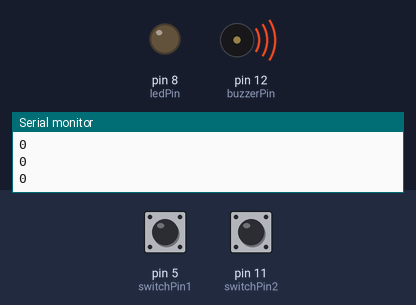
A sketch run on a simulated Arduino Uno, built with avr-gcc and run on an emulated ATmega328P. Shown: output pins drawn as LEDs (lit = HIGH), buzzer (waves = sounding, pin HIGH), the last lines printed to the serial monitor. The inputs (shaded band) are chosen by the test bench; at power-on: pin 5 (switchPin1) HIGH, pin 11 (switchPin2) LOW.

Above: at 2.8 s.
2.9 s: pin 5 (switchPin1) pulled LOW for 1.2 s
At 6.1 s:
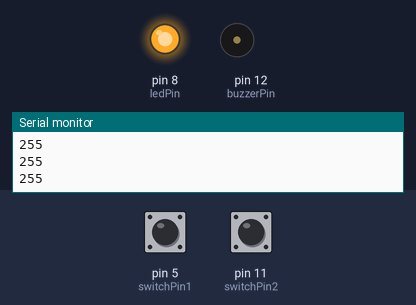
6.4 s: pin 11 (switchPin2) pulled HIGH for 1.2 s
At 7.3 s:
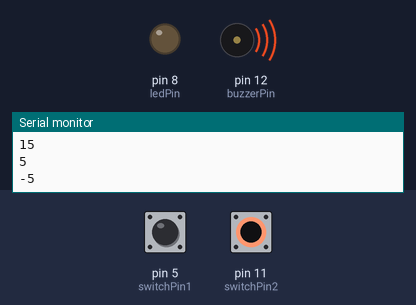
10.0 s: pin 5 (switchPin1) pulled LOW for 3.2 s
At 11.3 s:
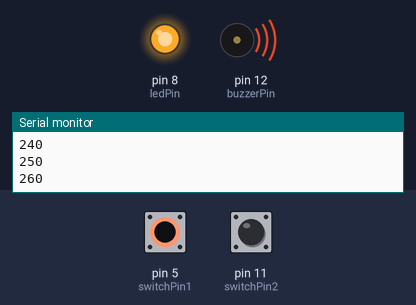
14.7 s: pin 11 (switchPin2) pulled HIGH for 3.2 s
At 15.6 s:
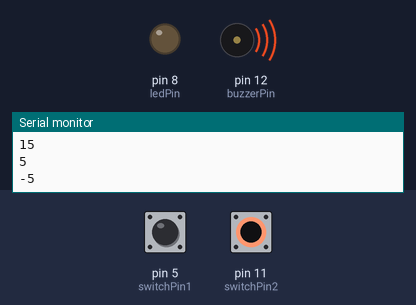
Timing chart, 0 to 17.7 s (numbered marks = the images above; inputs shaded):
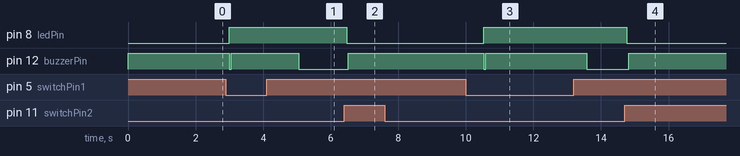

Measured:
- after the input at 2.9 s, pin 8 (ledPin): LOW → HIGH after 0.10 s; pin 12 (buzzerPin): HIGH → LOW after 0.10 s, → HIGH 0.06 s later, → LOW 2.0 s later
- after the input at 6.4 s, pin 8 (ledPin): HIGH → LOW after 0.07 s; pin 12 (buzzerPin): LOW → HIGH after 0.12 s
- after the input at 10.0 s, pin 8 (ledPin): LOW → HIGH after 0.53 s; pin 12 (buzzerPin): HIGH → LOW after 0.52 s, → HIGH 0.06 s later, → LOW 3.0 s later
- after the input at 14.7 s, pin 8 (ledPin): HIGH → LOW after 0.07 s; pin 12 (buzzerPin): LOW → HIGH after 0.12 s

The sketch:

switch_control.ino
```cpp
int ledPin=8;// use pin wth the sign in front
int ledBright=0;
int buzzerPin=12;
int timeDelay=1000;
int switchPin1=5;// a digital read PIn port
int switchPin2=11;
int switchVal1;
int switchVal2;
void setup() {
  // put your setup code here, to run once:
Serial.begin(9600);
pinMode(ledPin,OUTPUT);
pinMode(switchPin1,INPUT);
pinMode(switchPin2,INPUT);
pinMode(buzzerPin,OUTPUT);
}

void loop() {
  // put your main code here, to run repeatedly:
switchVal1=digitalRead(switchPin1);
switchVal2=digitalRead(switchPin2);
;
if (switchVal1==0){
  ledBright+=10;
  }
if (switchVal2==1){
  ledBright-=10;
  }
Serial.println(ledBright);
if (ledBright>255){
  digitalWrite(buzzerPin,HIGH);
  delay(timeDelay);
  digitalWrite(buzzerPin,LOW);
  ledBright=255;
  }
if (ledBright<=0){
  digitalWrite(buzzerPin,HIGH);
  delay(timeDelay);
  digitalWrite(buzzerPin,LOW);
  ledBright=0;
  }
analogWrite(ledPin,ledBright);
}
```
